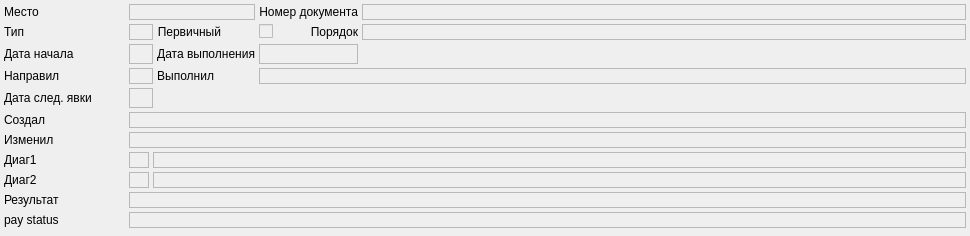
                     <widget class="QWidget" name="scrollAreaWidgetContents">
                      <property name="geometry">
                       <rect>
                        <x>0</x>
                        <y>0</y>
                        <width>970</width>
                        <height>236</height>
                       </rect>
                      </property>
                      <layout class="QGridLayout" name="_4">
                       <property name="margin">
                        <number>4</number>
                       </property>
                       <property name="spacing">
                        <number>4</number>
                       </property>
                       <item row="0" column="0">
                        <widget class="QLabel" name="lblAmbCardEventOrg">
                         <property name="sizePolicy">
                          <sizepolicy hsizetype="Maximum" vsizetype="Preferred">
                           <horstretch>0</horstretch>
                           <verstretch>0</verstretch>
                          </sizepolicy>
                         </property>
                         <property name="text">
                          <string>Место</string>
                         </property>
                        </widget>
                       </item>
                       <item row="0" column="1" colspan="3">
                        <widget class="QLabel" name="lblAmbCardEventOrgValue">
                         <property name="frameShape">
                          <enum>QFrame::StyledPanel</enum>
                         </property>
                         <property name="frameShadow">
                          <enum>QFrame::Sunken</enum>
                         </property>
                         <property name="text">
                          <string/>
                         </property>
                        </widget>
                       </item>
                       <item row="0" column="4" colspan="2">
                        <widget class="QLabel" name="lblAmbCardEventExtId">
                         <property name="sizePolicy">
                          <sizepolicy hsizetype="Maximum" vsizetype="Preferred">
                           <horstretch>0</horstretch>
                           <verstretch>0</verstretch>
                          </sizepolicy>
                         </property>
                         <property name="toolTip">
                          <string>Внешний идентификатор</string>
                         </property>
                         <property name="text">
                          <string>Номер документа</string>
                         </property>
                         <property name="alignment">
                          <set>Qt::AlignRight|Qt::AlignTrailing|Qt::AlignVCenter</set>
                         </property>
                        </widget>
                       </item>
                       <item row="0" column="6">
                        <widget class="QLabel" name="lblAmbCardEventExtIdValue">
                         <property name="frameShape">
                          <enum>QFrame::StyledPanel</enum>
                         </property>
                         <property name="frameShadow">
                          <enum>QFrame::Sunken</enum>
                         </property>
                         <property name="text">
                          <string/>
                         </property>
                        </widget>
                       </item>
                       <item row="1" column="0">
                        <widget class="QLabel" name="lblAmbCardEventType">
                         <property name="sizePolicy">
                          <sizepolicy hsizetype="Maximum" vsizetype="Preferred">
                           <horstretch>0</horstretch>
                           <verstretch>0</verstretch>
                          </sizepolicy>
                         </property>
                         <property name="text">
                          <string>Тип</string>
                         </property>
                        </widget>
                       </item>
                       <item row="1" column="1" colspan="2">
                        <widget class="QLabel" name="lblAmbCardEventTypeValue">
                         <property name="frameShape">
                          <enum>QFrame::StyledPanel</enum>
                         </property>
                         <property name="frameShadow">
                          <enum>QFrame::Sunken</enum>
                         </property>
                         <property name="text">
                          <string/>
                         </property>
                        </widget>
                       </item>
                       <item row="1" column="3">
                        <widget class="QLabel" name="lblAmbCardEventPrimary">
                         <property name="sizePolicy">
                          <sizepolicy hsizetype="Maximum" vsizetype="Preferred">
                           <horstretch>0</horstretch>
                           <verstretch>0</verstretch>
                          </sizepolicy>
                         </property>
                         <property name="text">
                          <string>Первичный</string>
                         </property>
                         <property name="alignment">
                          <set>Qt::AlignRight|Qt::AlignTrailing|Qt::AlignVCenter</set>
                         </property>
                        </widget>
                       </item>
                       <item row="1" column="4">
                        <widget class="QCheckBox" name="chkAmbCardEventPrimary">
                         <property name="enabled">
                          <bool>false</bool>
                         </property>
                         <property name="text">
                          <string/>
                         </property>
                         <property name="checkable">
                          <bool>true</bool>
                         </property>
                         <property name="checked">
                          <bool>false</bool>
                         </property>
                        </widget>
                       </item>
                       <item row="1" column="5">
                        <widget class="QLabel" name="lblAmbCardEventOrder">
                         <property name="sizePolicy">
                          <sizepolicy hsizetype="Maximum" vsizetype="Preferred">
                           <horstretch>0</horstretch>
                           <verstretch>0</verstretch>
                          </sizepolicy>
                         </property>
                         <property name="text">
                          <string>Порядок</string>
                         </property>
                         <property name="alignment">
                          <set>Qt::AlignRight|Qt::AlignTrailing|Qt::AlignVCenter</set>
                         </property>
                        </widget>
                       </item>
                       <item row="1" column="6">
                        <widget class="QLabel" name="lblAmbCardEventOrderValue">
                         <property name="frameShape">
                          <enum>QFrame::StyledPanel</enum>
                         </property>
                         <property name="frameShadow">
                          <enum>QFrame::Sunken</enum>
                         </property>
                         <property name="text">
                          <string/>
                         </property>
                        </widget>
                       </item>
                       <item row="2" column="0">
                        <widget class="QLabel" name="lblAmbCardEventSetDate">
                         <property name="sizePolicy">
                          <sizepolicy hsizetype="Maximum" vsizetype="Preferred">
                           <horstretch>0</horstretch>
                           <verstretch>0</verstretch>
                          </sizepolicy>
                         </property>
                         <property name="text">
                          <string>Дата начала</string>
                         </property>
                        </widget>
                       </item>
                       <item row="2" column="1" colspan="2">
                        <widget class="QLabel" name="lblAmbCardEventSetDateValue">
                         <property name="frameShape">
                          <enum>QFrame::StyledPanel</enum>
                         </property>
                         <property name="frameShadow">
                          <enum>QFrame::Sunken</enum>
                         </property>
                         <property name="text">
                          <string/>
                         </property>
                        </widget>
                       </item>
                       <item row="2" column="3">
                        <widget class="QLabel" name="lblAmbCardEventExecDate">
                         <property name="sizePolicy">
                          <sizepolicy hsizetype="Maximum" vsizetype="Preferred">
                           <horstretch>0</horstretch>
                           <verstretch>0</verstretch>
                          </sizepolicy>
                         </property>
                         <property name="text">
                          <string>Дата выполнения</string>
                         </property>
                         <property name="alignment">
                          <set>Qt::AlignRight|Qt::AlignTrailing|Qt::AlignVCenter</set>
                         </property>
                        </widget>
                       </item>
                       <item row="2" column="4" colspan="2">
                        <widget class="QLabel" name="lblAmbCardEventExecDateValue">
                         <property name="frameShape">
                          <enum>QFrame::StyledPanel</enum>
                         </property>
                         <property name="frameShadow">
                          <enum>QFrame::Sunken</enum>
                         </property>
                         <property name="text">
                          <string/>
                         </property>
                        </widget>
                       </item>
                       <item row="2" column="6">
                        <spacer>
                         <property name="orientation">
                          <enum>Qt::Horizontal</enum>
                         </property>
                         <property name="sizeHint" stdset="0">
                          <size>
                           <width>171</width>
                           <height>20</height>
                          </size>
                         </property>
                        </spacer>
                       </item>
                       <item row="3" column="0">
                        <widget class="QLabel" name="lblAmbCardEventSetPerson">
                         <property name="sizePolicy">
                          <sizepolicy hsizetype="Maximum" vsizetype="Preferred">
                           <horstretch>0</horstretch>
                           <verstretch>0</verstretch>
                          </sizepolicy>
                         </property>
                         <property name="text">
                          <string>Направил</string>
                         </property>
                        </widget>
                       </item>
                       <item row="3" column="1" colspan="2">
                        <widget class="QLabel" name="lblAmbCardEventSetPersonValue">
                         <property name="frameShape">
                          <enum>QFrame::StyledPanel</enum>
                         </property>
                         <property name="frameShadow">
                          <enum>QFrame::Sunken</enum>
                         </property>
                         <property name="text">
                          <string/>
                         </property>
                        </widget>
                       </item>
                       <item row="3" column="3">
                        <widget class="QLabel" name="lblAmbCardEventExecPerson">
                         <property name="sizePolicy">
                          <sizepolicy hsizetype="Maximum" vsizetype="Preferred">
                           <horstretch>0</horstretch>
                           <verstretch>0</verstretch>
                          </sizepolicy>
                         </property>
                         <property name="text">
                          <string>Выполнил</string>
                         </property>
                         <property name="alignment">
                          <set>Qt::AlignRight|Qt::AlignTrailing|Qt::AlignVCenter</set>
                         </property>
                        </widget>
                       </item>
                       <item row="3" column="4" colspan="3">
                        <widget class="QLabel" name="lblAmbCardEventExecPersonValue">
                         <property name="frameShape">
                          <enum>QFrame::StyledPanel</enum>
                         </property>
                         <property name="frameShadow">
                          <enum>QFrame::Sunken</enum>
                         </property>
                         <property name="text">
                          <string/>
                         </property>
                        </widget>
                       </item>
                       <item row="4" column="0">
                        <widget class="QLabel" name="lblAmbCardEventNextDate">
                         <property name="sizePolicy">
                          <sizepolicy hsizetype="Maximum" vsizetype="Preferred">
                           <horstretch>0</horstretch>
                           <verstretch>0</verstretch>
                          </sizepolicy>
                         </property>
                         <property name="text">
                          <string>Дата след. явки</string>
                         </property>
                        </widget>
                       </item>
                       <item row="4" column="1" colspan="2">
                        <widget class="QLabel" name="lblAmbCardEventNextDateValue">
                         <property name="frameShape">
                          <enum>QFrame::StyledPanel</enum>
                         </property>
                         <property name="frameShadow">
                          <enum>QFrame::Sunken</enum>
                         </property>
                         <property name="text">
                          <string/>
                         </property>
                        </widget>
                       </item>
                       <item row="4" column="3" colspan="4">
                        <spacer>
                         <property name="orientation">
                          <enum>Qt::Horizontal</enum>
                         </property>
                         <property name="sizeHint" stdset="0">
                          <size>
                           <width>421</width>
                           <height>20</height>
                          </size>
                         </property>
                        </spacer>
                       </item>
                       <item row="5" column="0">
                        <widget class="QLabel" name="lblAmbCardEventCreatePerson">
                         <property name="text">
                          <string>Создал</string>
                         </property>
                        </widget>
                       </item>
                       <item row="5" column="1" colspan="6">
                        <widget class="QLabel" name="lblAmbCardEventCreatePersonValue">
                         <property name="frameShape">
                          <enum>QFrame::StyledPanel</enum>
                         </property>
                         <property name="frameShadow">
                          <enum>QFrame::Sunken</enum>
                         </property>
                         <property name="text">
                          <string/>
                         </property>
                        </widget>
                       </item>
                       <item row="6" column="0">
                        <widget class="QLabel" name="lblAmbCardEventModifyPerson">
                         <property name="text">
                          <string>Изменил</string>
                         </property>
                        </widget>
                       </item>
                       <item row="6" column="1" colspan="6">
                        <widget class="QLabel" name="lblAmbCardEventModifyPersonValue">
                         <property name="frameShape">
                          <enum>QFrame::StyledPanel</enum>
                         </property>
                         <property name="frameShadow">
                          <enum>QFrame::Sunken</enum>
                         </property>
                         <property name="text">
                          <string/>
                         </property>
                        </widget>
                       </item>
                       <item row="7" column="0">
                        <widget class="QLabel" name="lblAmbCardEventDiag">
                         <property name="text">
                          <string>Диаг1</string>
                         </property>
                        </widget>
                       </item>
                       <item row="7" column="1">
                        <widget class="QLabel" name="lblAmbCardEventDiagValue">
                         <property name="minimumSize">
                          <size>
                           <width>20</width>
                           <height>0</height>
                          </size>
                         </property>
                         <property name="frameShape">
                          <enum>QFrame::StyledPanel</enum>
                         </property>
                         <property name="frameShadow">
                          <enum>QFrame::Sunken</enum>
                         </property>
                         <property name="text">
                          <string/>
                         </property>
                        </widget>
                       </item>
                       <item row="7" column="2" colspan="5">
                        <widget class="QLabel" name="lblAmbCardEventDiagName">
                         <property name="frameShape">
                          <enum>QFrame::StyledPanel</enum>
                         </property>
                         <property name="frameShadow">
                          <enum>QFrame::Sunken</enum>
                         </property>
                         <property name="text">
                          <string/>
                         </property>
                        </widget>
                       </item>
                       <item row="8" column="0">
                        <widget class="QLabel" name="lblAmbCardEventDiagEx">
                         <property name="text">
                          <string>Диаг2</string>
                         </property>
                        </widget>
                       </item>
                       <item row="8" column="1">
                        <widget class="QLabel" name="lblAmbCardEventDiagExValue">
                         <property name="minimumSize">
                          <size>
                           <width>20</width>
                           <height>0</height>
                          </size>
                         </property>
                         <property name="frameShape">
                          <enum>QFrame::StyledPanel</enum>
                         </property>
                         <property name="frameShadow">
                          <enum>QFrame::Sunken</enum>
                         </property>
                         <property name="text">
                          <string/>
                         </property>
                        </widget>
                       </item>
                       <item row="8" column="2" colspan="5">
                        <widget class="QLabel" name="lblAmbCardEventDiagExName">
                         <property name="frameShape">
                          <enum>QFrame::StyledPanel</enum>
                         </property>
                         <property name="frameShadow">
                          <enum>QFrame::Sunken</enum>
                         </property>
                         <property name="text">
                          <string/>
                         </property>
                        </widget>
                       </item>
                       <item row="9" column="0">
                        <widget class="QLabel" name="lblAmbCardEventResult">
                         <property name="sizePolicy">
                          <sizepolicy hsizetype="Maximum" vsizetype="Preferred">
                           <horstretch>0</horstretch>
                           <verstretch>0</verstretch>
                          </sizepolicy>
                         </property>
                         <property name="text">
                          <string>Результат</string>
                         </property>
                        </widget>
                       </item>
                       <item row="9" column="1" colspan="6">
                        <widget class="QLabel" name="lblAmbCardEventResultValue">
                         <property name="frameShape">
                          <enum>QFrame::StyledPanel</enum>
                         </property>
                         <property name="frameShadow">
                          <enum>QFrame::Sunken</enum>
                         </property>
                         <property name="text">
                          <string/>
                         </property>
                        </widget>
                       </item>
                       <item row="10" column="0">
                        <widget class="QLabel" name="lblAmbCardEventPayStatus">
                         <property name="sizePolicy">
                          <sizepolicy hsizetype="Maximum" vsizetype="Preferred">
                           <horstretch>0</horstretch>
                           <verstretch>0</verstretch>
                          </sizepolicy>
                         </property>
                         <property name="text">
                          <string>pay status</string>
                         </property>
                        </widget>
                       </item>
                       <item row="10" column="1" colspan="6">
                        <widget class="QLabel" name="lblAmbCardEventPayStatusValue">
                         <property name="frameShape">
                          <enum>QFrame::StyledPanel</enum>
                         </property>
                         <property name="frameShadow">
                          <enum>QFrame::Sunken</enum>
                         </property>
                         <property name="text">
                          <string/>
                         </property>
                        </widget>
                       </item>
                       <item row="11" column="0">
                        <spacer>
                         <property name="orientation">
                          <enum>Qt::Vertical</enum>
                         </property>
                         <property name="sizeHint" stdset="0">
                          <size>
                           <width>121</width>
                           <height>91</height>
                          </size>
                         </property>
                        </spacer>
                       </item>
                      </layout>
                     </widget>
